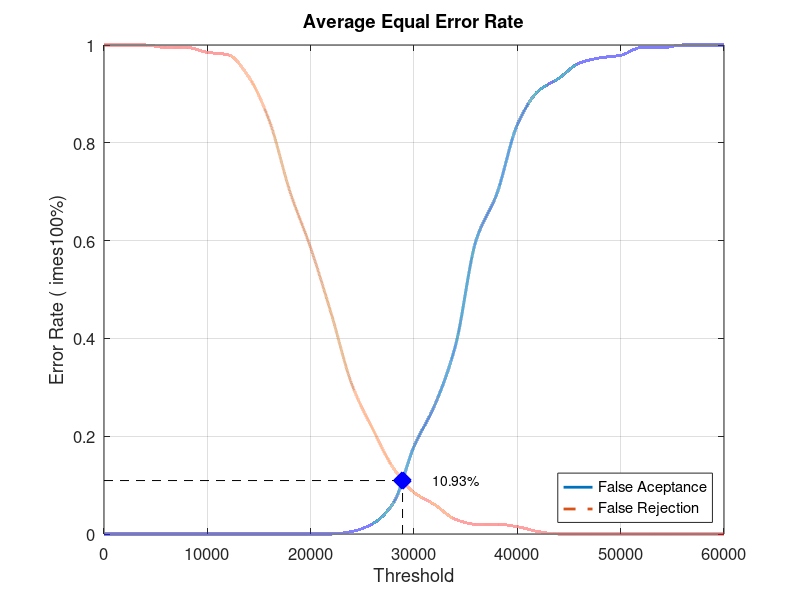
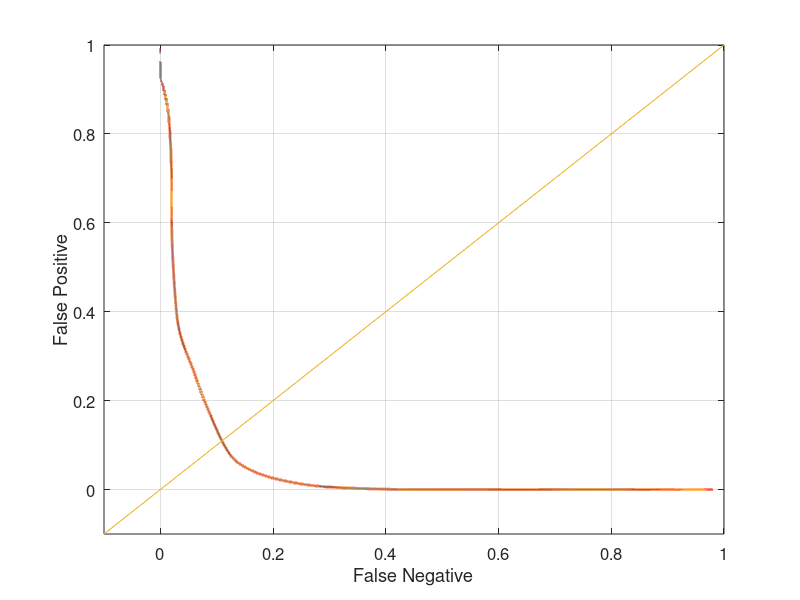

The MATLAB source for these figures, in order:
close all;
clear;
clc;
x = 0:2000:60000;
xq = 0:0.5:60000;

y0 = [0 0 0 0 0 0 0 0 0 0 0 0 0.00526316 0.0210526 0.0631579 0.178947 0.263158 0.384211 0.6 0.694737 0.836842 0.905263 0.931579 0.963158 0.973684 0.978947 0.994737 0.994737 1 1 1]
yy0 = interp1(x, y0, xq, 'pchip');
y1 = [1 1 1 0.995 0.995 0.985 0.98 0.935 0.845 0.7 0.585 0.45 0.305 0.215 0.135 0.085 0.06 0.03 0.02 0.02 0.015 0.005 0 0 0 0 0 0 0 0 0]
yy1 = interp1(x, y1, xq, 'pchip');

% Calculating EER: 
y2 = abs(y0 - y1);
find(y2 == min(y2))
yy2 = abs(yy0 - yy1);
xEER = find(yy2 == min(yy2));
xEERIndex = xq(xEER) % X-axis EER
yEER = yy0(xEER) % Y-axis EER

main = figure
plot(xq, yy0,'-','LineWidth', 2);	hold on
plot(xq, yy1,'--','LineWidth', 2);	hold on
plot([xEERIndex xEERIndex], [0 yEER], 'k--');	hold on
plot([0 xEERIndex], [yEER yEER], 'k--');	hold on
plot(xEERIndex, yEER, 'bx', 'LineWidth', 10);	hold on
text(xEERIndex + 10 * xEERIndex / 100, yEER, [num2str(round((10000 * yEER)) / 100) '%'])
legend('False Aceptance', 'False Rejection', 'Location', 'SouthEast')
xlabel('Threshold')
ylabel('Error Rate (	imes100%)')
title('Average Equal Error Rate')
set(gca, 'FontSize', 12)
axis([0 60000 0 1])
grid on

print(main, 'Database1_4Main', '-dpng');
FNRxFPR = figure('Color', [1 1 1]);
plot(yy1, yy0, '-', yy1, yy0, 'LineWidth', 2);
hold on
y = -0.1:0.1:1
plot(y, y); 
set(gca, 'FontSize', 12)
xlabel('False Negative')
ylabel('False Positive')
axis([-0.1 1 -0.1 1])
set(gca, 'FontSize', 12)
grid on

print(FNRxFPR, 'Database1_4FNRxFPR','-dpng');
